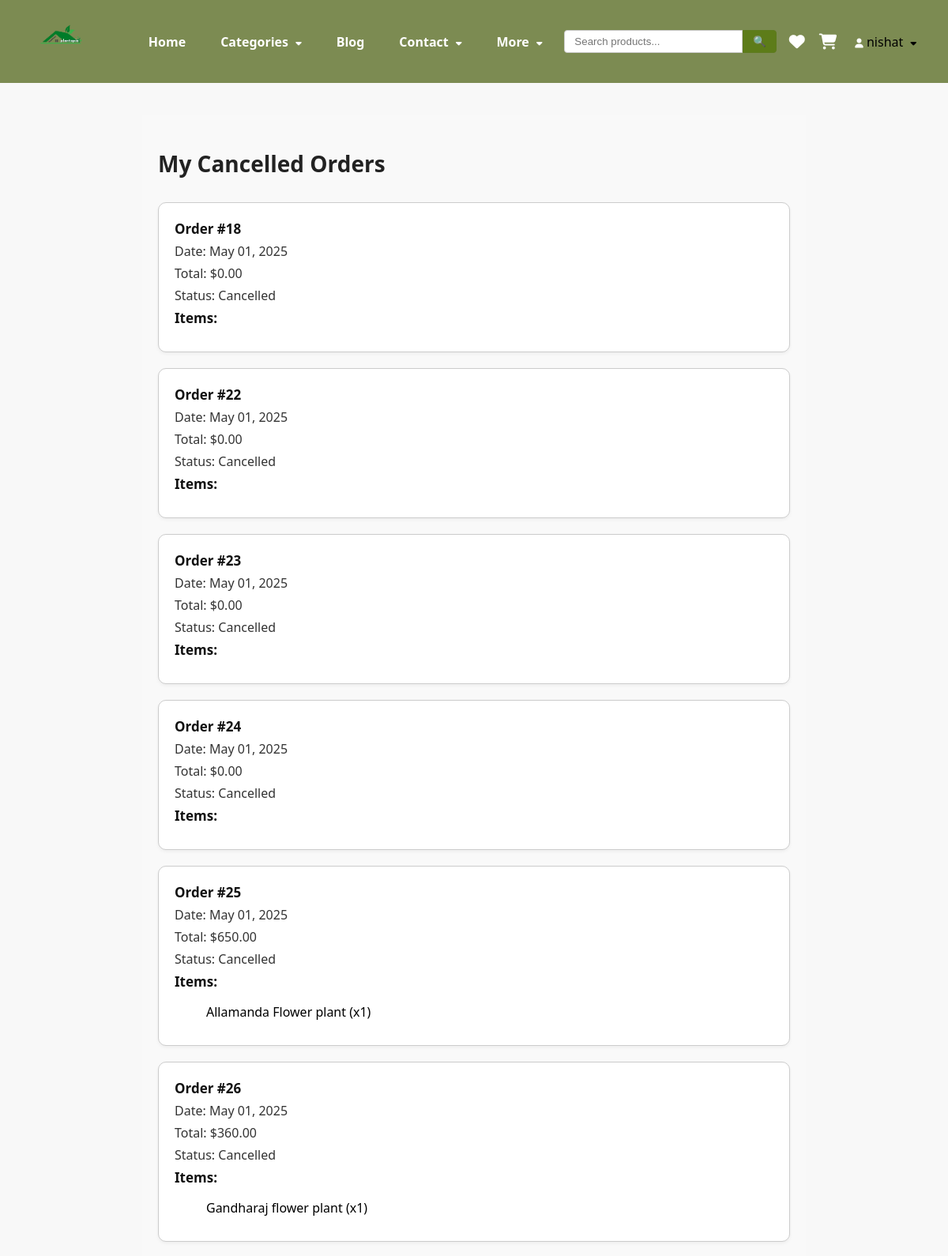
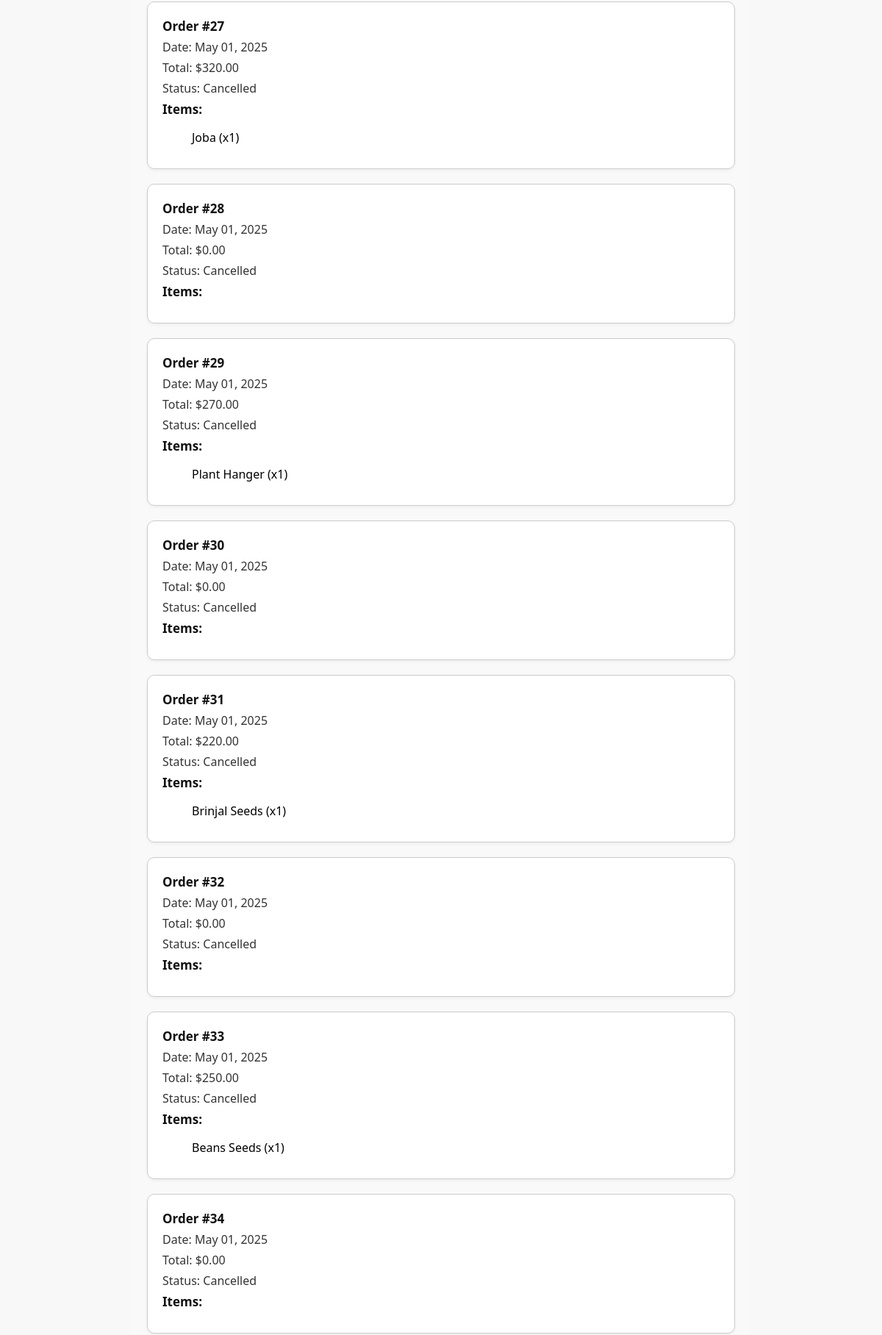
Screenshot of /cancelled-orders/ (signed in, upper part) with the database file from the repository (2 pictures, top to bottom).
### shop/models.py (models this page shows, shortened)
class Order(models.Model):
    STATUS_CHOICES = (
        ('Pending', 'Pending'),
        ('Confirmed', 'Confirmed'),
        ('Shipped', 'Shipped'),
        ('Delivered', 'Delivered'),
        ('Cancelled', 'Cancelled'),
    )
    PAYMENT_CHOICES = (
        ('Cash on Delivery', 'Cash on Delivery'),
        ('Bkash', 'Bkash'),
        ('Nagad', 'Nagad'),
        ('Card', 'Card'),
    )
    user = models.ForeignKey(User, on_delete=models.CASCADE, db_index=True)
    order_date = models.DateTimeField(auto_now_add=True)
    status = models.CharField(max_length=20, choices=STATUS_CHOICES, default='Pending')
    payment_option = models.CharField(max_length=50, choices=PAYMENT_CHOICES, default='Cash on Delivery')
    shipping_address = models.CharField(max_length=255, blank=True, null=True)
    phone_number = models.CharField(max_length=20, blank=True, null=True)
    @property
    def total_amount(self):
        return sum(item.total_price() for item in self.items.all())

class OrderItem(models.Model):
    order = models.ForeignKey(Order, on_delete=models.CASCADE, related_name='items')
    product = models.ForeignKey(Product, on_delete=models.CASCADE)
    quantity = models.PositiveIntegerField(default=1)
    def total_price(self):
        return (self.product.discount_price if self.product.discount_price else self.product.price) * self.quantity

class Product(models.Model):
    name = models.CharField(max_length=100)
    slug = models.SlugField(max_length=255, unique=True, blank=True)
    image = models.ImageField(upload_to='products/')
    price = models.DecimalField(max_digits=8, decimal_places=2)
    discount_price = models.DecimalField(max_digits=8, decimal_places=2, null=True, blank=True)
    category = models.ForeignKey('Category', on_delete=models.CASCADE)
    description = models.TextField(blank=True, null=True)
    availability = models.BooleanField(default=True)
    size = models.CharField(max_length=50, blank=True, null=True)
    stock = models.PositiveIntegerField(default=0)
    rating = models.FloatField(
        default=0,
        validators=[MinValueValidator(0), MaxValueValidator(5)]
    )
    best_deal = models.BooleanField(default=False)
    owner = models.ForeignKey(User, on_delete=models.CASCADE, null=True, blank=True, related_name="products")

### shop/views.py (the view)
# urls.py: path('cancelled-orders/', views.cancelled_orders, name='cancelled_orders'),
@login_required
def cancelled_orders(request):
    cancelled_orders = Order.objects.filter(user=request.user, status='Cancelled')
    return render(request, 'cancelled_orders.html', {'orders': cancelled_orders})

### shop/context_processors.py (called while the page is built)
def categories_processor(request):
    return {
        'categories': Category.objects.filter(parent__isnull=True)
    }

### templates/cancelled_orders.html
{% extends 'base.html' %}
{% load static %}
{% block content %}
<link rel="stylesheet" href="{% static 'css/cancelled_orders.css' %}">
<div class="cancelled-orders-container">
    <h2>My Cancelled Orders</h2>
    {% if orders %}
        {% for order in orders %}
            <div class="cancelled-order-card">
                <p><strong>Order #{{ order.id }}</strong></p>
                <p>Date: {{ order.order_date|date:"M d, Y" }}</p>
                <p>Total: ${{ order.total_amount|floatformat:2 }}</p>
                <p>Status: {{ order.status }}</p>
                <div class="order-items">
                    <p><strong>Items:</strong></p>
                    <ul>
                        {% for item in order.items.all %}
                            <li>{{ item.product.name }} (x{{ item.quantity }})</li>
                        {% endfor %}
                    </ul>
                </div>
            </div>
        {% endfor %}
    {% else %}
        <p class="no-orders">You have no cancelled orders.</p>
    {% endif %}
</div>
{% endblock %}

### templates/base.html (shortened to what this page needs)
{% load static %}
<!DOCTYPE html>
<html lang="en">
<head>
    <link rel="stylesheet" href="{% static 'css/base.css' %}">
    <link rel="stylesheet" href="https://cdnjs.cloudflare.com/ajax/libs/font-awesome/6.5.0/css/all.min.css">
</head>
<body>
<nav class="navbar">
    <div class="logo">
        <a href="{% url 'home' %}"><img src="{% static 'images/logo.png' %}" alt="Logo"></a>
    </div>
    <ul class="nav-links">
        <li><a href="{% url 'home' %}">Home</a></li>
        <li class="dropdown">
            <a href="#" id="categories-btn">Categories <i class="fa-solid fa-caret-down"></i></a>
        </li>
        <li><a href="{% url 'blog' %}">Blog</a></li>
        <li class="dropdown">
            <a href="#" id="contact-btn">Contact <i class="fa-solid fa-caret-down"></i></a>
        </li>
        <li class="dropdown">
            <a href="#" id="more-btn">More <i class="fa-solid fa-caret-down"></i></a>
        </li>
    </ul>
    <form method="GET" action="{% url 'search' %}" class="search-form" style="display: flex; align-items: center;">
        <input
            type="text"
            name="q"
            placeholder="Search products..."
            style="padding: 6px 12px; border: 1px solid #ccc; border-radius: 4px 0 0 4px; outline: none; width: 200px;">
        <button
            type="submit"
            style="padding: 6px 12px; background-color: #5d7c19; border: 1px solid #5d7b1e; border-radius: 0 4px 4px 0; color: white; cursor: pointer;">
            🔍
        </button>
    </form>
    <div class="nav-icons">
        {% if user.is_authenticated %}
            <a href="{% url 'wishlist' %}" class="icon-btn">
            <i class="fa fa-heart"></i>
            </a>
            <a href="{% url 'cart' %}" class="icon-btn">
            <i class="fa fa-shopping-cart"></i>
            </a>
        {% endif %}
        <div class="dropdown account-dropdown">
            <a href="#" id="account-btn">
                <i class="fa-solid fa-user user-icon"></i>
                {% if user.is_authenticated %}
                    {{ user.username }}
                {% endif %}
                <i class="fa-solid fa-caret-down"></i>
            </a>
        </div>
    </div>
</nav>
{% block content %}{% endblock %}
</body>
</html>

### shop/static/css/base.css (style rules this page uses)
body { margin: 0; font-family: 'Segoe UI', sans-serif; background: #f8f8f8; }
a { text-decoration: none; color: inherit; }
ul { list-style: none; }
.navbar { background: #7C8B52; display: flex; justify-content: space-between; align-items: center; padding: 10px 40px; }
.logo img { height: 80px; }
.nav-links { display: flex; align-items: center; gap: 20px; }
.nav-links > li > a { color: white; font-weight: bold; padding: 8px 12px; border-radius: 6px; transition: background 0.3s; }
.nav-icons { display: flex; align-items: center; gap: 18px; }
.icon-btn { color: white; font-size: 20px; }
.user-icon { color: white; font-size: 22px; cursor: pointer; }
.dropdown { position: relative; }
.dropdown > a i { margin-left: 5px; font-size: 12px; }

### shop/static/css/cancelled_orders.css (style rules this page uses)
.cancelled-orders-container { max-width: 800px; margin: 40px auto; background: #f9f9f9; padding: 20px; }
.cancelled-orders-container h2 { font-size: 28px; font-weight: bold; margin-bottom: 30px; color: #222; }
.cancelled-order-card { background-color: #fff; border: 1px solid #ccc; border-radius: 10px; padding: 15px 20px; margin-bottom: 20px; box-shadow: 0 2px 4px rgba(0,0,0,0.05); transition: 0.3s ease; }
.cancelled-order-card p { margin: 6px 0; font-size: 16px; color: #333; }
.cancelled-order-card strong { font-weight: bold; font-size: 17px; color: #111; }

### rows the page displays
Order: id "18", order_date "May 01, 2025", total_amount "0.00", status "Cancelled"
Order: id "22", order_date "May 01, 2025", total_amount "0.00", status "Cancelled"
Order: id "23", order_date "May 01, 2025", total_amount "0.00", status "Cancelled"
Order: id "24", order_date "May 01, 2025", total_amount "0.00", status "Cancelled"
Order: id "25", order_date "May 01, 2025", total_amount "650.00", status "Cancelled"
OrderItem: product.name "Allamanda Flower plant", quantity "1"
Order: id "26", order_date "May 01, 2025", total_amount "360.00", status "Cancelled"
OrderItem: product.name "Gandharaj flower plant", quantity "1"
Order: id "27", order_date "May 01, 2025", total_amount "320.00", status "Cancelled"
OrderItem: product.name "Joba", quantity "1"
Order: id "28", order_date "May 01, 2025", total_amount "0.00", status "Cancelled"
Order: id "29", order_date "May 01, 2025", total_amount "270.00", status "Cancelled"
OrderItem: product.name "Plant Hanger", quantity "1"
Order: id "30", order_date "May 01, 2025", total_amount "0.00", status "Cancelled"
Order: id "31", order_date "May 01, 2025", total_amount "220.00", status "Cancelled"
OrderItem: product.name "Brinjal Seeds", quantity "1"
Order: id "32", order_date "May 01, 2025", total_amount "0.00", status "Cancelled"
Order: id "33", order_date "May 01, 2025", total_amount "250.00", status "Cancelled"
OrderItem: product.name "Beans Seeds", quantity "1"
Order: id "34", order_date "May 01, 2025", total_amount "0.00", status "Cancelled"

### other values shown
{{ user.username }} "nishat"
